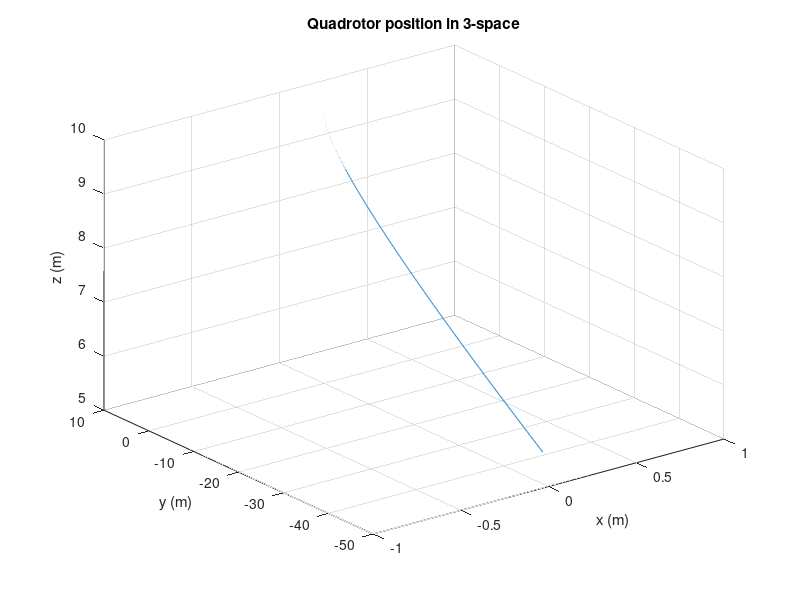

The MATLAB script that drew this image:
% SS derivation from: https://www.kth.se/polopoly_fs/1.588039.1550155544!/Thesis%20KTH%20-%20Francesco%20Sabatino.pdf
% Some constants from: http://lup.lub.lu.se/luur/download?func=downloadFile&recordOId=8847641&fileOId=8859343
% Wind is not included at this time

% x = [phi; = y_angle
%     theta;= z_angle
%     psi;  = x_angle
%     p;    = phi_dot
%     q;    = theta_dot
%     r;    = psi_dot
%     u;    = x_dot
%     v;    = y_dot
%     w;    = z_dot
%     x;
%     y;
%     z];

% Define constants
g = 9.8;            % m/s^2
m = 0.5;            % kg
Ix = 460 * 10^-6;   % N-m-s^2
Iy = 460 * 10^-6;   % N-m-s^2
Iz = 920 * 10^-6;   % N-m-s^2
motor_radius = 0.1; % m

%%
% Define state matrices
A = [0 0 0 1 0 0 0 0 0 0 0 0;...
    0 0 0 0 1 0 0 0 0 0 0 0;...
    0 0 0 0 0 1 0 0 0 0 0 0;...
    0 0 0 0 0 0 0 0 0 0 0 0;...
    0 0 0 0 0 0 0 0 0 0 0 0;...
    0 0 0 0 0 0 0 0 0 0 0 0;...
    0 -g 0 0 0 0 0 0 0 0 0 0;...
    g 0 0 0 0 0 0 0 0 0 0 0;...
    0 0 0 0 0 0 0 0 0 0 0 0;...
    0 0 0 0 0 0 1 0 0 0 0 0;...
    0 0 0 0 0 0 0 1 0 0 0 0;...
    0 0 0 0 0 0 0 0 1 0 0 0];

B = [0 0 0 0;...
    0 0 0 0;...
    0 0 0 0;...
    0 1/Ix 0 0;...
    0 0 1/Iy 0;...
    0 0 0 1/Iz;...
    0 0 0 0;...
    0 0 0 0;...
    1/m 0 0 0;...
    0 0 0 0;...
    0 0 0 0;...
    0 0 0 0];

C = eye(size(A));

% check observability and controllability
Obs = obsv(A, C);
rank(Obs)
Ctr = ctrb(A, B);
rank(Ctr)

% Initialization
dt = 0.01;
k = 1;
time = 10;
steps = round(time / dt);
u = zeros(4, steps);
e = zeros(size(A, 1), steps);
x = zeros(size(A, 1), steps);
x_dot = zeros(size(A, 1), steps);
x(:,k) = [0.1; 0; 0; 0; 0; 0; 0; 0; 0; 0; 0; 10];

x_bar = zeros(size(A, 1), steps);
x_dot_bar = zeros(size(A, 1), steps);
x_bar(:,k) = [0; 0; 0; 0; 0; 0; 0; 0; 0; 0; 0; 10];

goal = [0.1; 0; 0; 0; 0; 0; 0; 0; 0; 0; 0; 10];

p_r = -2;
p_i1 = 0.5;
p_i2 = 1;
p = [p_r, p_r, p_r, p_r, p_r+p_i1, p_r-p_i1, p_r+p_i1, p_r-p_i1,...
    p_r+p_i2, p_r-p_i2, p_r+p_i2, p_r-p_i2];
k_ctrl = place(A, B, p);

%%
% Thrusts from each motor, [FL, FR, BR, BL] in N
% Assuming motor directions are: [CW, CCW, CW, CCW] (From the top)
y_CW = [1 0 1 0];
y_CCW = [0 1 0 1];
r_right = [1 0 0 1];
r_left = [0 1 1 0];
p_fwd = [0 0 1 1];
p_back = [1 1 0 0];
u_rotors = [1, 1, 1, 1];

% Total motor force
f_m = sum(u_rotors);
% Torque about x (Pitch)
t_x = sum(u_rotors.*p_fwd - u_rotors.*p_back);
% Torque about y (Roll)
t_y = sum(u_rotors.*r_right - u_rotors.*r_left);
% Torque about z (Yaw)
t_z = sum(u_rotors.*y_CW - u_rotors.*y_CCW);

%%
u_val = 0.00001;
% [f_sum, f_y, -f_x, yaw]
u(:,k) = [9.9; 0; 0; 0];

% A is not invertible, so this method fails
%A_dt = expm(A*dt);
%B_dt = A^-1*(A_dt-eye(size(A)))*B;
%C_dt = C;

%%
% x = [phi; = y_angle
%     theta;= z_angle
%     psi;  = x_angle
%     p;    = phi_dot
%     q;    = theta_dot
%     r;    = psi_dot
%     u;    = x_dot
%     v;    = y_dot
%     w;    = z_dot
%     x;
%     y;
%     z];
for k = 1:steps
    % Nonlinear system state
    phi = x(1,k);
    theta = x(2,k);
    psi = x(3,k);
    p = x(4,k);
    q = x(5,k);
    r = x(6,k);
    u_ = x(7,k);
    v = x(8,k);
    w = x(9,k);
    
    F = u(1,k);
    Tx = u(2,k);
    Ty = u(3,k);
    Tz = u(4,k);
    
    Fwx = 0;
    Fwy = 0;
    Fwz = 0;
    Twx = 0;
    Twy = 0;
    Twz = 0;
    
    Ax_true = [p + r*cos(phi)*tan(theta) + q*sin(phi)*tan(theta);...
        q*cos(phi) - r*sin(phi);...
        r*cos(phi)/cos(theta) + q*sin(phi)/cos(theta);...
        (Iy-Iz)/Ix*r*q + (Tx+Twx)/Ix;...
        (Iz-Ix)/Iy*p*r + (Ty+Twy)/Iy;...
        (Ix-Iy)/Iz*p*q + (Tz+Twz)/Iz;...
        r*v - q*w - g*sin(theta) + Fwx/m;...
        p*w - r*u_ - g*sin(phi)*cos(theta) + Fwy/m;...
        q*u_ - p*v - g*cos(phi)*cos(theta) + (Fwz -F)/m;...
        w*(sin(phi)*sin(psi) + cos(phi)*cos(psi)*sin(theta))...
            - v*(cos(phi)*sin(psi) + cos(psi)*sin(phi)*sin(theta))...
            + u_*cos(psi)*cos(theta);...
        v*(cos(phi)*cos(psi) + sin(phi)*sin(psi)*sin(theta))...
            - w*(sin(phi)*cos(psi) + sin(psi)*cos(phi)*sin(theta))...
            + u_*cos(psi)*cos(theta);...
        w*cos(psi)*cos(theta) - u_*sin(theta) + v*cos(theta)*sin(phi)];
    
    % Linear controller estimate
    %u(:,k) = -k_ctrl * (x(:,k) - goal);
    %x_dot_bar(:,k) = A*x(:,k) + B*u(:,k);
    %x_bar(:,k+1) = x_dot_bar(:,k) * dt + x_bar(:,k);
    
    e(:,k) = x(:,k) - goal;
    u(:,k) = -k_ctrl * e(:,k) + [g*m 0 0 0]';
    x_dot(:,k) = Ax_true + B*u(:,1);
    x(:,k+1) = x_dot(:,k) * dt + x(:,k);
end

plt_x = x(10,:);
plt_y = x(11,:);
plt_z = x(12,:);

%plt_x_bar = x_bar(10,:);
%plt_y_bar = x_bar(11,:);
%plt_z_bar = x_bar(12,:);

figure(1);
plot3(plt_x, plt_y, plt_z);
hold on
%plot3(plt_x_bar, plt_y_bar, plt_z_bar);
title('Quadrotor position in 3-space');
xlabel('x (m)');
ylabel('y (m)');
zlabel('z (m)');
%legend('True state', 'Estimated state');
grid();